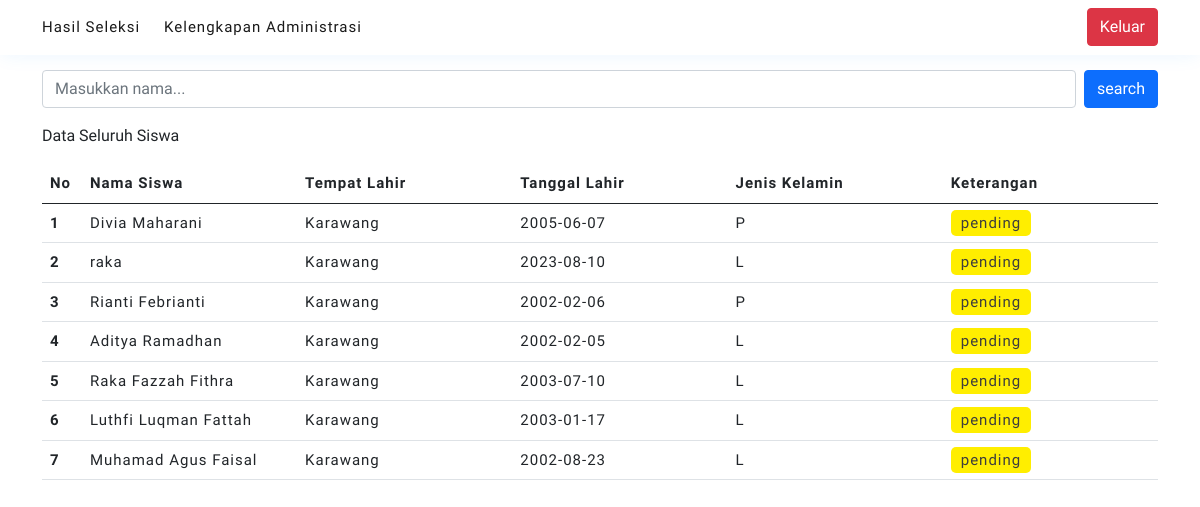
Screenshot of /dashboard.php (signed in) with the database file from the repository.
### tables this page shows
CREATE TABLE `registrasi` (
  `id` int(11) NOT NULL,
  `user_id` int(11) NOT NULL,
  `jurusan_id` int(11) NOT NULL,
  `jenis_kelamin` enum('L','P') NOT NULL,
  `tempat_lahir` varchar(255) NOT NULL,
  `tanggal_lahir` date NOT NULL,
  `alamat` text NOT NULL,
  `status` enum('accept','reject','pending','') NOT NULL DEFAULT 'pending',
  `created_at` timestamp NOT NULL DEFAULT current_timestamp(),
  `updated_at` timestamp NOT NULL DEFAULT current_timestamp()
);

CREATE TABLE `user` (
  `id` int(11) NOT NULL,
  `email` varchar(255) NOT NULL,
  `nama` varchar(255) NOT NULL,
  `password` varchar(255) NOT NULL,
  `role` enum('admin','user','','') NOT NULL DEFAULT 'user',
  `created_at` timestamp NOT NULL DEFAULT current_timestamp(),
  `updated_at` timestamp NOT NULL DEFAULT current_timestamp()
);

### libraries/conn.php (called while the page is built, shortened)
<?php
    $conn = mysqli_connect("Localhost", "root", "", "ppdb_sekolah");
    function show_data($query) {
        global $conn;
        $result = mysqli_query($conn, $query);
        $rows = [];
        while($row = mysqli_fetch_assoc($result)) {
            $rows[] = $row;
        }
        return $rows;
    }
?>

### dashboard.php (the view, shortened to what this page needs)
  <?php
    require './libraries/conn.php';
    $result = show_data("SELECT r.id, u.nama, r.tempat_lahir, r.tanggal_lahir, r.jenis_kelamin, r.status FROM registrasi r
    LEFT JOIN `user` u ON r.user_id = u.id ORDER BY r.id DESC");
    require './layouts/header.php';
  ?>
    <div class="dashboard-contents" style="margin-top: 70px;">
      <div class="container d-flex flex-column mb-3">
        <form action="" method="post" class="d-flex flex-row mb-3 gap-2" style="width: 100%;">
          <input type="text" class="form-control" name="keyword" placeholder="Masukkan nama...">
          <button type="submit" name="submit-keywords" class="btn btn-primary">search</button>
        </form>
        <p>Data Seluruh Siswa</p>
        <div class="table-container" style="overflow: auto;">
          <table class="table">
            <thead>
              <tr>
                <th scope="col">No</th>
                <th scope="col">Nama Siswa</th>
                <th scope="col">Tempat Lahir</th>
                <th scope="col">Tanggal Lahir</th>
                <th scope="col">Jenis Kelamin</th>
                <th scope="col">Keterangan</th>
              </tr>
            </thead>
            <tbody>
              <?php $i = 1; ?>
              <?php foreach ( $result as $r ) : ?>
                <tr>
                  <th scope="row"><?= $i ?></th>
                  <td><?= $r['nama'] ?></td>
                  <td><?= $r['tempat_lahir'] ?></td>
                  <td><?= $r['tanggal_lahir'] ?></td>
                  <td><?= $r['jenis_kelamin'] ?></td>
                  <?php if ( $r['status'] === 'pending' ) : ?>
                    <td><span class="pending"><?= $r['status'] ?></span></td>
                  <?php elseif ( $r['status'] === 'accept' ) : ?>
                    <td><span class="accept"><?= $r['status'] ?></span></td>
                  <?php else : ?>
                    <td><span class="reject"><?= $r['status'] ?></span></td>
                  <?php endif; ?>
                </tr>
              <?php $i++ ?>
              <?php endforeach; ?>
            </tbody>
          </table>
        </div>
      </div>
    </div>
<?php
  require './layouts/footer.php';
?>

### main.css (style rules this page uses)
* { font-family: 'Quicksand', sans-serif !important; }
a,th,td { font-size: 15px !important; letter-spacing: 1px; }
tr > td:not(:first-child) { min-width: 200px; }
td > span { padding: 4px 10px; border-radius: 5px; font-weight: 500; }
td > span.pending { background-color: rgb(255, 238, 0); color: #3d3d3d; }

### rows the page displays
registrasi: user.nama "Divia Maharani", tempat_lahir "Karawang", tanggal_lahir "2005-06-07", jenis_kelamin "P", status "pending"
registrasi: user.nama "raka", tempat_lahir "Karawang", tanggal_lahir "2023-08-10", jenis_kelamin "L", status "pending"
registrasi: user.nama "Rianti Febrianti", tempat_lahir "Karawang", tanggal_lahir "2002-02-06", jenis_kelamin "P", status "pending"
registrasi: user.nama "Aditya Ramadhan", tempat_lahir "Karawang", tanggal_lahir "2002-02-05", jenis_kelamin "L", status "pending"
registrasi: user.nama "Raka Fazzah Fithra", tempat_lahir "Karawang", tanggal_lahir "2003-07-10", jenis_kelamin "L", status "pending"
registrasi: user.nama "Luthfi Luqman Fattah", tempat_lahir "Karawang", tanggal_lahir "2003-01-17", jenis_kelamin "L", status "pending"
registrasi: user.nama "Muhamad Agus Faisal", tempat_lahir "Karawang", tanggal_lahir "2002-08-23", jenis_kelamin "L", status "pending"
